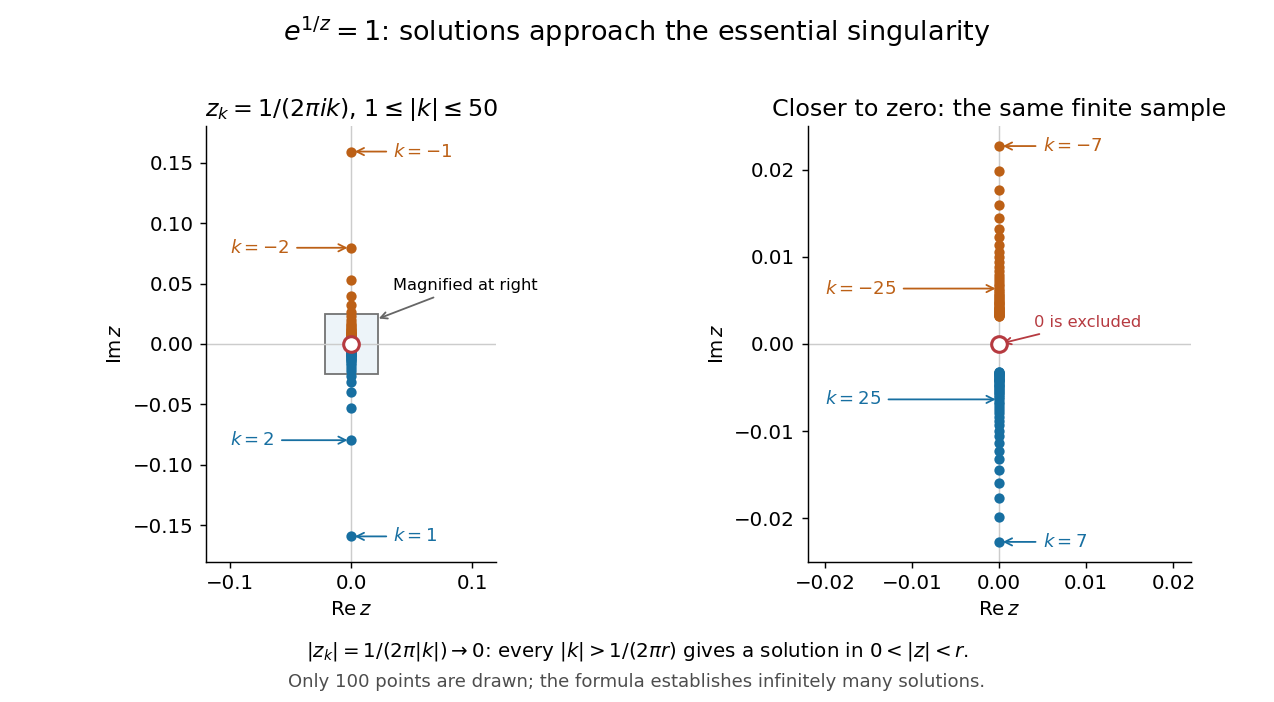

This figure's Python source:
"""Plot a finite sample of exp(1/z)=1 solutions approaching zero.

Tested with Python 3.14.4, NumPy 2.3.5, Matplotlib 3.10.7.
Run from the desired output directory; write a same-basename opaque PNG.
"""

from pathlib import Path

import matplotlib

matplotlib.use("Agg")
import matplotlib.pyplot as plt
from matplotlib.patches import Rectangle
import numpy as np


def main():
    k = np.concatenate((np.arange(-50, 0), np.arange(1, 51)))
    z = 1 / (2j * np.pi * k)
    assert np.allclose(np.exp(1 / z), 1, atol=1e-12)
    assert np.allclose(np.abs(z), 1 / (2 * np.pi * np.abs(k)))
    for w in [1, 2, -1, 1 + 2j, -0.1 - 0.3j]:
        denominator = np.log(abs(w)) + 1j * (np.angle(w) + 2 * np.pi * np.arange(-8, 9))
        preimages = 1 / denominator[denominator != 0]
        assert np.allclose(np.exp(1 / preimages), w, atol=1e-12)
    for radius in [0.1, 0.01, 0.001]:
        first = int(np.floor(1 / (2 * np.pi * radius))) + 1
        assert 1 / (2 * np.pi * first) < radius

    plt.rcParams.update({"font.size": 11})
    blue, orange, red = "#176fa1", "#bc6016", "#b63a40"
    fig, axes = plt.subplots(1, 2, figsize=(9.8, 5.4), dpi=130)
    fig.patch.set_facecolor("white")
    for ax in axes:
        ax.axhline(0, color="0.8", lw=0.8)
        ax.axvline(0, color="0.8", lw=0.8)
        for mask, color in [(k > 0, blue), (k < 0, orange)]:
            ax.scatter(z[mask].real, z[mask].imag, s=22, color=color, zorder=4)
        ax.scatter([0], [0], s=75, facecolors="white", edgecolors=red,
                   linewidths=1.7, zorder=5)
        ax.set(xlabel=r"$\operatorname{Re}z$", ylabel=r"$\operatorname{Im}z$",
               aspect="equal", facecolor="white")
        ax.spines[["top", "right"]].set_visible(False)
    axes[0].set(xlim=(-0.12, 0.12), ylim=(-0.18, 0.18),
                title=r"$z_k=1/(2\pi i k)$, $1\leq |k|\leq50$")
    axes[0].add_patch(Rectangle((-0.022, -0.025), 0.044, 0.05,
                               facecolor="#edf4f9", edgecolor="0.45", lw=1, zorder=1))
    for index, xtext in [(1, 0.035), (2, -0.1), (-1, 0.035), (-2, -0.1)]:
        ypoint = -1 / (2 * np.pi * index)
        color = blue if index > 0 else orange
        axes[0].annotate(f"$k={index}$", (0, ypoint), (xtext, ypoint),
                         va="center", color=color, fontsize=10,
                         arrowprops={"arrowstyle": "->", "color": color})
    axes[0].annotate("Magnified at right", (0.02, 0.02), (0.035, 0.045),
                     fontsize=9, arrowprops={"arrowstyle": "->", "color": "0.4"})
    axes[1].set(xlim=(-0.022, 0.022), ylim=(-0.025, 0.025),
                title="Closer to zero: the same finite sample")
    for index in [7, -7, 25, -25]:
        ypoint = -1 / (2 * np.pi * index)
        xtext = 0.005 if abs(index) == 7 else -0.02
        color = blue if index > 0 else orange
        axes[1].annotate(f"$k={index}$", (0, ypoint), (xtext, ypoint),
                         va="center", color=color, fontsize=10,
                         arrowprops={"arrowstyle": "->", "color": color})
    axes[1].annotate("0 is excluded", (0, 0), (0.004, 0.002),
                     color=red, fontsize=9,
                     arrowprops={"arrowstyle": "->", "color": red})
    axes[1].ticklabel_format(axis="both", style="plain", useOffset=False)
    fig.suptitle(r"$e^{1/z}=1$: solutions approach the essential singularity", fontsize=15)
    fig.text(0.5, 0.065, r"$|z_k|=1/(2\pi|k|)\to0$: every $|k|>1/(2\pi r)$ gives a solution in $0<|z|<r$.",
             ha="center", fontsize=11)
    fig.text(0.5, 0.022, "Only 100 points are drawn; the formula establishes infinitely many solutions.",
             ha="center", fontsize=10, color="0.3")
    fig.subplots_adjust(left=0.08, right=0.98, bottom=0.2, top=0.82, wspace=0.3)
    fig.savefig(Path.cwd() / Path(__file__).with_suffix(".png").name,
                facecolor="white", transparent=False)
    plt.close(fig)
    print("Verified exp(1/z) preimages, five nonzero target values, and three neighborhood bounds.")


if __name__ == "__main__":
    main()
